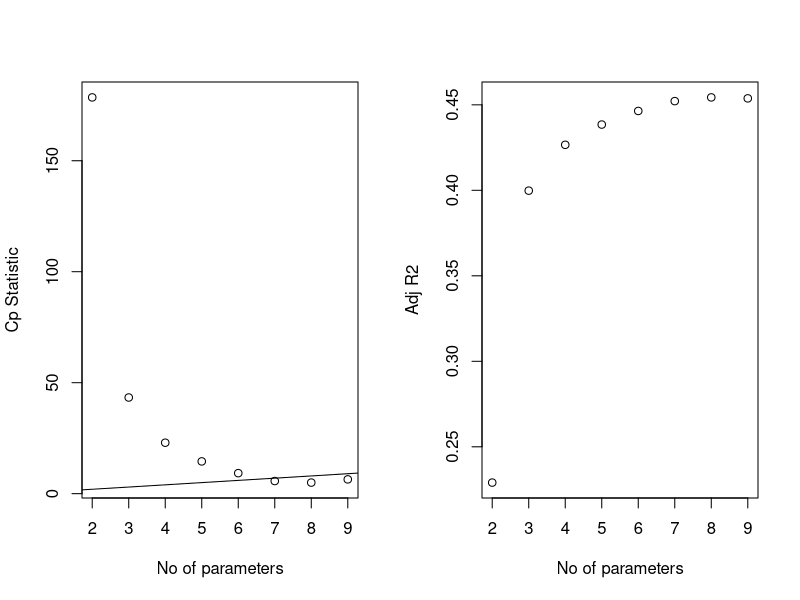

R code for this plot:
## ---- chunk 1
knitr::opts_chunk$set(echo = TRUE, message = FALSE, warning = FALSE)

library(tidyverse)
library(corrplot)
library(leaps)

## ---- chunk 2
# read data 
crime_df = 
  read_csv("cdi.csv") %>% 
  mutate(
    region = factor(region),
    pop_density = pop / area,
    crm_1000 = 1000 * crimes / pop,
    beds_density = beds / pop,
    docs_density = docs / pop
  ) %>% 
  dplyr::select(-crimes, -id, -area, -pop, -cty, -state, -beds, -docs) %>% 
  dplyr::select(crm_1000, everything())

# fit regression using all predictors
mult.fit = lm(crm_1000 ~ ., data = crime_df)

step(mult.fit, direction = 'backward')

step(mult.fit, direction = 'forward')

step(mult.fit, direction = 'both')


## ---- chunk 3
crime_df2 = 
  read_csv("cdi.csv") %>% 
  mutate(
    region = factor(region),
    pop_density = pop / area,
    crm_1000 = 1000 * crimes / pop,
    beds_density = beds / pop,
    docs_density = docs / pop
  ) %>% 
  dplyr::select(-crimes, -id, -area, -pop, -cty, -state, -beds, -docs, -region) %>%
  dplyr::select(crm_1000, everything())
mat = as.matrix(crime_df2)
# Printing the 2 best models of each size, using the Cp criterion:
leaps(x = mat[,2:12], y = mat[,1], nbest = 2, method = "Cp")

# Printing the 2 best models of each size, using the adjusted R^2 criterion:
leaps(x = mat[,2:12], y = mat[,1], nbest = 2, method = "adjr2")

# Function regsubsets() performs a subset selection by identifying the "best" model that contains
# a certain number of predictors. By default "best" is chosen using SSE/RSS (smaller is better)
b = regsubsets(crm_1000 ~ ., data = crime_df2)
rs = summary(b)

# plot of Cp and Adj-R2 as functions of parameters
par(mfrow=c(1,2))

plot(2:9, rs$cp, xlab="No of parameters", ylab="Cp Statistic")
abline(0,1)
#6
plot(2:9, rs$adjr2, xlab="No of parameters", ylab="Adj R2")
#6
## ---- chunk 4
Model_backward =
  lm(formula = crm_1000 ~ pop18 + hsgrad + bagrad + poverty + pcincome + totalinc + region + pop_density + beds_density, data = crime_df)
summary(Model_backward)

Model_forward =
  lm(formula = crm_1000 ~ pop18 + pop65 + hsgrad + bagrad + poverty + unemp + pcincome + totalinc + region + pop_density + beds_density + docs_density, data = crime_df)
summary(Model_forward)

Model_stepwise = 
  lm(formula = crm_1000 ~ pop18 + hsgrad + bagrad + poverty + pcincome + totalinc + region + pop_density + beds_density, data = crime_df)
summary(Model_stepwise)

cp1 = 
  lm(formula = crm_1000 ~ pop18 + hsgrad + poverty + unemp + totalinc + pop_density + docs_density, data = crime_df2)
AIC(cp1)
summary(cp1)

cp2 = 
  lm(formula = crm_1000 ~ pop65 + hsgrad + poverty + unemp + totalinc + pop_density + docs_density, data = crime_df2)
AIC(cp2)
summary(cp2)
